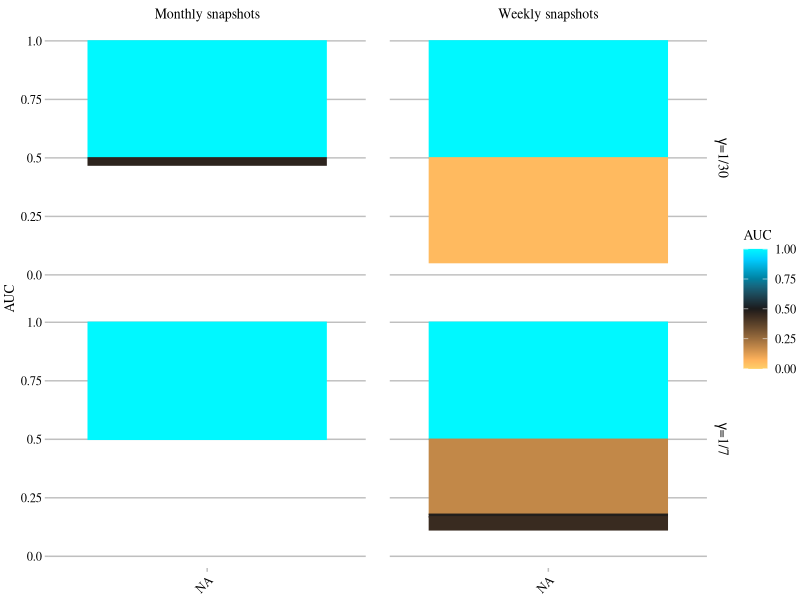
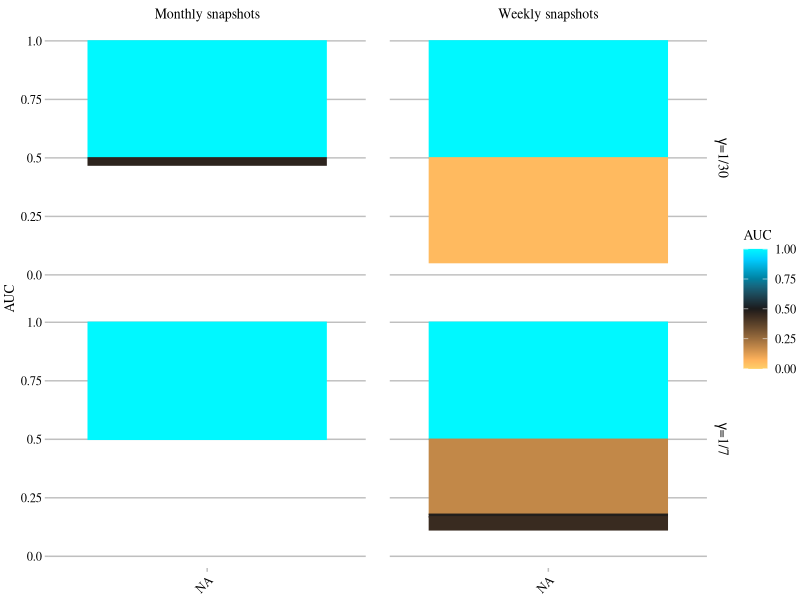

Recreate these plots in R, in order.
library(ggplot2)
library(ggthemes) ##
library(tidyverse)
#library(plyr)
library(reshape2)
library(colorspace)

auc_data <- read.csv("snapshots-auc.csv")
auc_data$`Infectious period` <- as.factor(auc_data$Infectious.period)
levels(auc_data$`Infectious period`) <- c(expression(paste(gamma, "=1/30")),expression(paste(gamma, "=1/7")))

auc_data$`Aggregation period` <- as.factor(auc_data$Aggregation.period)
levels(auc_data$`Aggregation period`) <- c("Monthly~snapshots","Weekly~snapshots")

auc_data$variable <- factor(auc_data$variable, levels = levels(auc_data$variable)[c(7,10,9,5,2,1,4,3,8,6)])


auc_plot <- function(df){
  
  ## Eric's AUC gradient ##
  # Given error of ~0.5, set number of levels to 10.  For a higher precision, use nlevels = 20 
  nlevels = 100  # number of bins = number of colors
  # Color scale with {colorspace}
  AUC_colors <- diverge_hcl(
    n=nlevels,  # number of colors
    h = c(45, 225),  # Hues (low, hi)
    c = 100, # fixed Chroma or Chroma Range (edges, center)
    l = c(90, 10),  # Lightness range (edges, center) 
    power = 1  # exponent
  )
  names(AUC_colors) <- seq(0,1,1/(nlevels-1))
  
  
  ggplot(df) + 
    # geom_pointrange(aes(x=variable,y=AUC, ymin=AUC-AUC_err, ymax= AUC+AUC_err, color=variable)) +
    geom_bar(aes(x=variable,y=AUC-0.5, fill = AUC, color = AUC),stat="identity"  ) + #, fill = "#088E7C") +
    facet_grid(`Infectious period`~`Aggregation period`,labeller = label_parsed)+
    geom_rangeframe(colour ="black") +
    scale_fill_gradientn(limits = c(0,1),colours=AUC_colors) +
    scale_color_gradientn(limits = c(0,1),colours=AUC_colors) +
    scale_y_continuous(name = "AUC",limits = c(-0.5,0.5),labels=c("0.0","0.25","0.5","0.75","1.0"))
  #scale_x_continuous(name = "")+#,labels=c("Variance","Variance convexity","Autocovariance",
  #                                      "Autocorrelation","Decay time", "Mean",
  #                                      "Index of Dispersion", "Coefficient of variation",
  #                                      "Skewness", "Kurtosis"))+
  # theme_minimal() +
  #theme(axis.text.x = element_text(angle = 45, hjust = 1))
}

par(font.lab = 3)
text_color <- "black"
background_color <- "white"
font_chosen <- "Times"
auc_plot(auc_data) +
  theme(text = element_text(color=text_color, size = 14, family=font_chosen),
        title = element_text(size = 12),
        line = element_line(color=text_color),
        rect = element_rect(color="black"),
        axis.title.x=element_blank(),
        axis.title.y = element_text(color=text_color,face = "plain", 
                                    family=font_chosen, size = 10),
        axis.text.x = element_text(color = text_color, angle = 45,
                                   vjust = 1, hjust=1,family=font_chosen, size = 9),
        axis.text.y = element_text(color = text_color, family=font_chosen, size=9),
        axis.ticks = element_line(color=rgb(0,0,0,.25),line),
        axis.line = element_blank(),
        legend.text = element_text(color = text_color, family=font_chosen, size=9),
        legend.title = element_text(color = text_color, family = font_chosen, size=10),
        legend.margin=margin(t=0, r=0.1, b=0, l=-0.2, unit="cm"),
        panel.grid.major = element_blank(),
        panel.grid.major.y = element_line(color = rgb(0,0,0,.25)),
        panel.grid.minor = element_blank(),
        panel.border = element_blank(),
        panel.background = element_rect(color=NA,fill=NA),
        panel.spacing = unit(1.2, "lines"),
        strip.text.y= element_text(color = text_color,angle = 270, family=font_chosen, size=10),
        strip.text.x= element_text(color = text_color, family=font_chosen, size=10),
        strip.background = element_rect(fill=NA),
        plot.background = element_rect(color=NA, fill=background_color),
        plot.margin = unit(c(0.0,0.0,0.1,0.1), "cm"))


ggsave("snapshots-auc.tiff",width =5.2 ,height=3, dpi=300)


